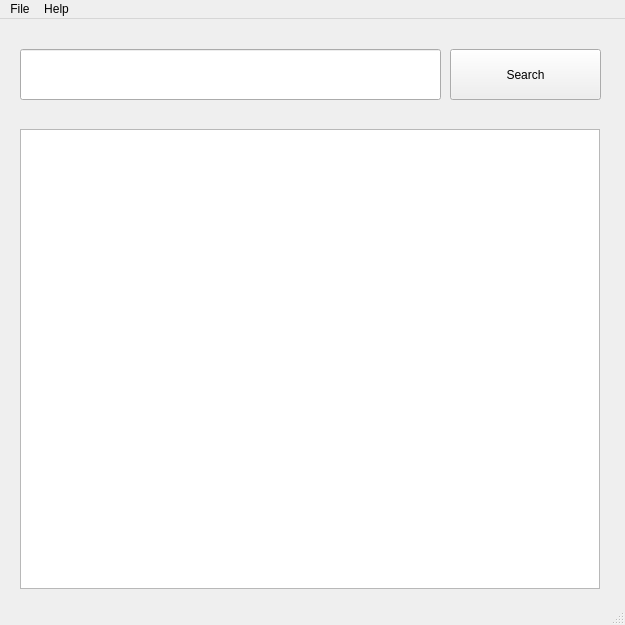
<?xml version="1.0" encoding="UTF-8"?>
<ui version="4.0">
 <class>Olam</class>
 <widget class="QMainWindow" name="Olam">
  <property name="geometry">
   <rect>
    <x>0</x>
    <y>0</y>
    <width>625</width>
    <height>625</height>
   </rect>
  </property>
  <property name="sizePolicy">
   <sizepolicy hsizetype="Fixed" vsizetype="Fixed">
    <horstretch>0</horstretch>
    <verstretch>0</verstretch>
   </sizepolicy>
  </property>
  <property name="minimumSize">
   <size>
    <width>625</width>
    <height>625</height>
   </size>
  </property>
  <property name="maximumSize">
   <size>
    <width>625</width>
    <height>625</height>
   </size>
  </property>
  <property name="windowTitle">
   <string>Olam</string>
  </property>
  <widget class="QWidget" name="centralwidget">
   <widget class="QPushButton" name="searchButton">
    <property name="geometry">
     <rect>
      <x>450</x>
      <y>30</y>
      <width>151</width>
      <height>51</height>
     </rect>
    </property>
    <property name="text">
     <string>Search</string>
    </property>
   </widget>
   <widget class="QLineEdit" name="searchlineEdit">
    <property name="geometry">
     <rect>
      <x>20</x>
      <y>30</y>
      <width>421</width>
      <height>51</height>
     </rect>
    </property>
    <property name="font">
     <font>
      <pointsize>14</pointsize>
     </font>
    </property>
   </widget>
   <widget class="QTextBrowser" name="ResulttextBrowser">
    <property name="geometry">
     <rect>
      <x>20</x>
      <y>110</y>
      <width>580</width>
      <height>460</height>
     </rect>
    </property>
    <property name="sizePolicy">
     <sizepolicy hsizetype="Fixed" vsizetype="Fixed">
      <horstretch>0</horstretch>
      <verstretch>0</verstretch>
     </sizepolicy>
    </property>
    <property name="minimumSize">
     <size>
      <width>580</width>
      <height>460</height>
     </size>
    </property>
    <property name="maximumSize">
     <size>
      <width>580</width>
      <height>460</height>
     </size>
    </property>
    <property name="font">
     <font>
      <pointsize>12</pointsize>
     </font>
    </property>
   </widget>
  </widget>
  <widget class="QMenuBar" name="menubar">
   <property name="geometry">
    <rect>
     <x>0</x>
     <y>0</y>
     <width>625</width>
     <height>21</height>
    </rect>
   </property>
   <widget class="QMenu" name="menuFile">
    <property name="title">
     <string>File</string>
    </property>
    <addaction name="actionExit"/>
   </widget>
   <widget class="QMenu" name="menuHelp">
    <property name="title">
     <string>Help</string>
    </property>
    <addaction name="actionAbout"/>
   </widget>
   <addaction name="menuFile"/>
   <addaction name="menuHelp"/>
  </widget>
  <widget class="QStatusBar" name="statusbar"/>
  <action name="actionAbout">
   <property name="text">
    <string>About</string>
   </property>
  </action>
  <action name="actionExit">
   <property name="text">
    <string>Exit</string>
   </property>
  </action>
 </widget>
 <resources/>
 <connections/>
</ui>
